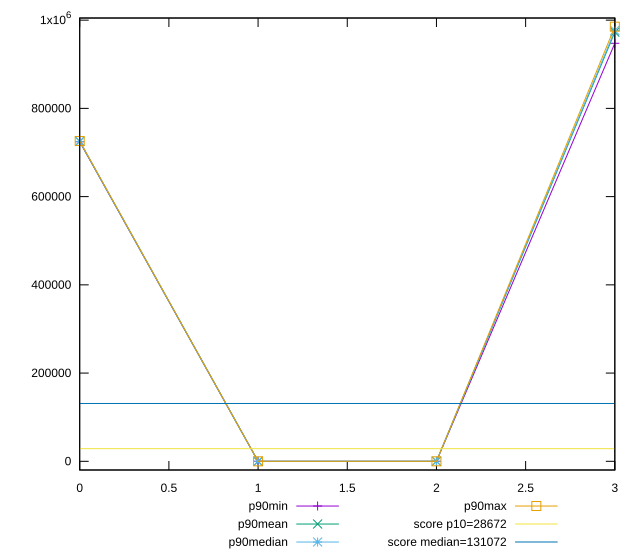

Source code (gnuplot):
reset

$p90Min <<EOF
0 724309.3782777777
1 0
2 0
3 947591.2135222222
EOF

$p90Mean <<EOF
0 725242.4309700358
1 0
2 0
3 972794.0633418583
EOF

$p90Median <<EOF
0 725146.4592194443
1 0
2 0
3 976637.5237173612
EOF

$p90Max <<EOF
0 726091.8375666665
1 0
2 0
3 985154.1130944444
EOF

set key outside below
set xrange [0:3]
set yrange [-19703.08226188889:1004857.1953563333]
set trange [-19703.08226188889:1004857.1953563333]
set terminal svg size 640, 560 enhanced background rgb 'white'
set output "reports/report_00030_2021-02-24T20-42-31.540Z/uses-long-cache-ttl/progression/value.svg"

plot $p90Min title "p90min" with linespoints, \
     $p90Mean title "p90mean" with linespoints, \
     $p90Median title "p90median" with linespoints, \
     $p90Max title "p90max" with linespoints, \
     28672 title "score p10=28672", \
     131072 title "score median=131072"

reset
